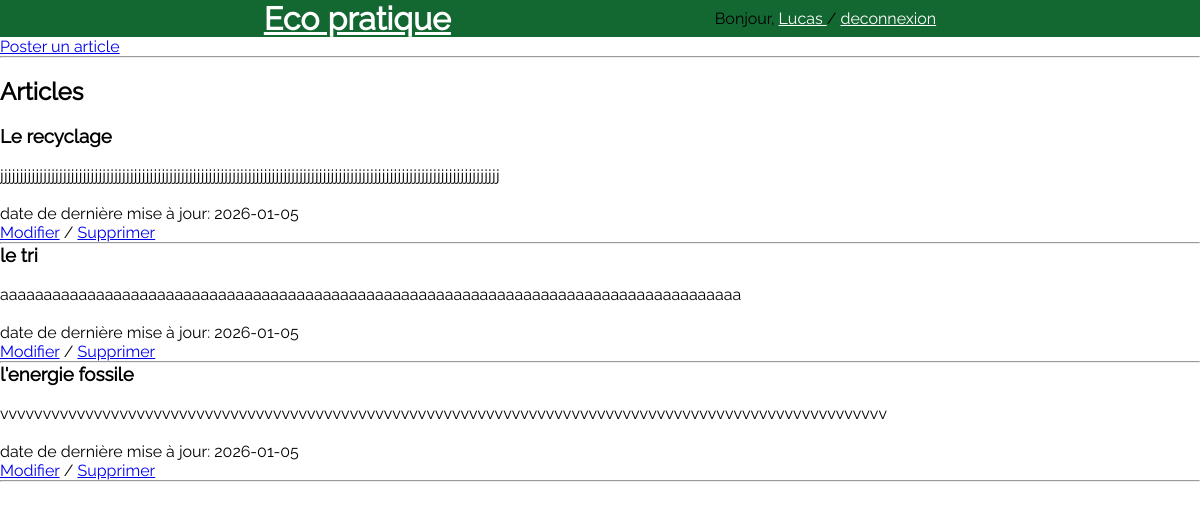
Page /gestion-article.php (signed in) on the committed database.
### tables this page shows
CREATE TABLE `article` (
  `id_article` int NOT NULL,
  `titre_` varchar(155) DEFAULT NULL,
  `description_` varchar(500) DEFAULT NULL,
  `date_` date DEFAULT NULL,
  `id_user` int NOT NULL
);

### gestion-article.php (the view, shortened to what this page needs)
<?php require_once "require/connexionbdd.php" ?>
<?php require_once "require/header.php" ?>
<a href="insert-article.php">Poster un article</a>
<br>
<hr>
<br>
<?php
$idUser = (isset($_SESSION['id_user'])) ? $_SESSION['id_user'] : null;
if($_SESSION['role'] === 'editeur'){
    $query = $bdd->prepare("SELECT * FROM article WHERE id_user=:id_user ORDER BY date_ DESC");
    $query->bindValue("id_user", $idUser, PDO::PARAM_INT);
    $query->execute();
}elseif($_SESSION['role'] === 'admin'){
    $query = $bdd->prepare("SELECT * FROM article ORDER BY date_ DESC");
    $query->execute();
}
    ?>
    <h2>Articles</h2><br>
    <?php
    foreach ($query as $info) {
    echo "<div>
            <ul>
                <li><h3>{$info['titre_']}</h3></li>
                <br>
                <li><p>{$info['description_']}</p></li>
                <br>
                <li>date de dernière mise à jour: {$info['date_']}</li>
                <li><a href=\"update-article.php?id={$info['id_article']}\">Modifier</a> / <a href=\"delete-article.php?id={$info['id_article']}\">Supprimer</a>
            </ul>
            <hr>
        </div>";
    }
?>
<?php require_once "require/footer.php" ?>

### style/style.css (style rules this page uses)
* { margin: 0; padding: 0; }
body { font-family: 'Raleway'; font-weight: 400; }

### rows in the picture
article: titre_ "Le recyclage", description_ "jjjjjjjjjjjjjjjjjjjjjjjjjjjjjjjjjjjjjjjjjjjjjjjjjjjjjjjjjjjjjjjjjjjjjjjjjjjjjjjjjjjjjjjjjjjjjjjjjjjjjjjjjjjjjjjjjjjjjjjjjjjjjjj", date_ "2026-01-05"
article: titre_ "le tri", description_ "aaaaaaaaaaaaaaaaaaaaaaaaaaaaaaaaaaaaaaaaaaaaaaaaaaaaaaaaaaaaaaaaaaaaaaaaaaaaaaaaaaaaa", date_ "2026-01-05"
article: titre_ "l'energie fossile", description_ "vvvvvvvvvvvvvvvvvvvvvvvvvvvvvvvvvvvvvvvvvvvvvvvvvvvvvvvvvvvvvvvvvvvvvvvvvvvvvvvvvvvvvvvvvvvvvvvvvvvvvvvv", date_ "2026-01-05"

### other values in the picture
$_COOKIE['login'] "Lucas"
